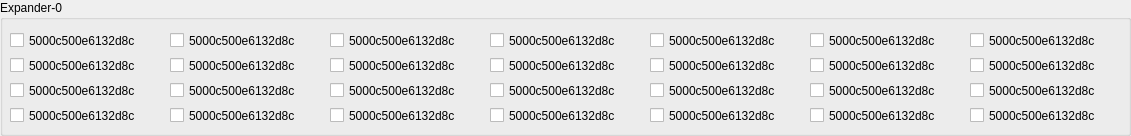
  <widget class="QGroupBox" name="groupBox_0">
   <property name="geometry">
    <rect>
     <x>9</x>
     <y>150</y>
     <width>1131</width>
     <height>136</height>
    </rect>
   </property>
   <property name="minimumSize">
    <size>
     <width>1131</width>
     <height>136</height>
    </size>
   </property>
   <property name="title">
    <string>Expander-0</string>
   </property>
   <widget class="QCheckBox" name="checkBox_1">
    <property name="geometry">
     <rect>
      <x>10</x>
      <y>30</y>
      <width>161</width>
      <height>21</height>
     </rect>
    </property>
    <property name="text">
     <string>5000c500e6132d8c</string>
    </property>
   </widget>
   <widget class="QCheckBox" name="checkBox_2">
    <property name="geometry">
     <rect>
      <x>170</x>
      <y>30</y>
      <width>161</width>
      <height>21</height>
     </rect>
    </property>
    <property name="text">
     <string>5000c500e6132d8c</string>
    </property>
   </widget>
   <widget class="QCheckBox" name="checkBox_3">
    <property name="geometry">
     <rect>
      <x>330</x>
      <y>30</y>
      <width>161</width>
      <height>21</height>
     </rect>
    </property>
    <property name="text">
     <string>5000c500e6132d8c</string>
    </property>
   </widget>
   <widget class="QCheckBox" name="checkBox_4">
    <property name="geometry">
     <rect>
      <x>490</x>
      <y>30</y>
      <width>161</width>
      <height>21</height>
     </rect>
    </property>
    <property name="text">
     <string>5000c500e6132d8c</string>
    </property>
   </widget>
   <widget class="QCheckBox" name="checkBox_5">
    <property name="geometry">
     <rect>
      <x>650</x>
      <y>30</y>
      <width>161</width>
      <height>21</height>
     </rect>
    </property>
    <property name="text">
     <string>5000c500e6132d8c</string>
    </property>
   </widget>
   <widget class="QCheckBox" name="checkBox_6">
    <property name="geometry">
     <rect>
      <x>810</x>
      <y>30</y>
      <width>161</width>
      <height>21</height>
     </rect>
    </property>
    <property name="text">
     <string>5000c500e6132d8c</string>
    </property>
   </widget>
   <widget class="QCheckBox" name="checkBox_7">
    <property name="geometry">
     <rect>
      <x>970</x>
      <y>30</y>
      <width>161</width>
      <height>21</height>
     </rect>
    </property>
    <property name="text">
     <string>5000c500e6132d8c</string>
    </property>
   </widget>
   <widget class="QCheckBox" name="checkBox_8">
    <property name="geometry">
     <rect>
      <x>10</x>
      <y>55</y>
      <width>161</width>
      <height>21</height>
     </rect>
    </property>
    <property name="text">
     <string>5000c500e6132d8c</string>
    </property>
   </widget>
   <widget class="QCheckBox" name="checkBox_9">
    <property name="geometry">
     <rect>
      <x>170</x>
      <y>55</y>
      <width>161</width>
      <height>21</height>
     </rect>
    </property>
    <property name="text">
     <string>5000c500e6132d8c</string>
    </property>
   </widget>
   <widget class="QCheckBox" name="checkBox_10">
    <property name="geometry">
     <rect>
      <x>330</x>
      <y>55</y>
      <width>161</width>
      <height>21</height>
     </rect>
    </property>
    <property name="text">
     <string>5000c500e6132d8c</string>
    </property>
   </widget>
   <widget class="QCheckBox" name="checkBox_11">
    <property name="geometry">
     <rect>
      <x>490</x>
      <y>55</y>
      <width>161</width>
      <height>21</height>
     </rect>
    </property>
    <property name="text">
     <string>5000c500e6132d8c</string>
    </property>
   </widget>
   <widget class="QCheckBox" name="checkBox_12">
    <property name="geometry">
     <rect>
      <x>650</x>
      <y>55</y>
      <width>161</width>
      <height>21</height>
     </rect>
    </property>
    <property name="text">
     <string>5000c500e6132d8c</string>
    </property>
   </widget>
   <widget class="QCheckBox" name="checkBox_13">
    <property name="geometry">
     <rect>
      <x>810</x>
      <y>55</y>
      <width>161</width>
      <height>21</height>
     </rect>
    </property>
    <property name="text">
     <string>5000c500e6132d8c</string>
    </property>
   </widget>
   <widget class="QCheckBox" name="checkBox_14">
    <property name="geometry">
     <rect>
      <x>970</x>
      <y>55</y>
      <width>161</width>
      <height>21</height>
     </rect>
    </property>
    <property name="text">
     <string>5000c500e6132d8c</string>
    </property>
   </widget>
   <widget class="QCheckBox" name="checkBox_15">
    <property name="geometry">
     <rect>
      <x>10</x>
      <y>80</y>
      <width>161</width>
      <height>21</height>
     </rect>
    </property>
    <property name="text">
     <string>5000c500e6132d8c</string>
    </property>
   </widget>
   <widget class="QCheckBox" name="checkBox_16">
    <property name="geometry">
     <rect>
      <x>170</x>
      <y>80</y>
      <width>161</width>
      <height>21</height>
     </rect>
    </property>
    <property name="text">
     <string>5000c500e6132d8c</string>
    </property>
   </widget>
   <widget class="QCheckBox" name="checkBox_17">
    <property name="geometry">
     <rect>
      <x>330</x>
      <y>80</y>
      <width>161</width>
      <height>21</height>
     </rect>
    </property>
    <property name="text">
     <string>5000c500e6132d8c</string>
    </property>
   </widget>
   <widget class="QCheckBox" name="checkBox_18">
    <property name="geometry">
     <rect>
      <x>490</x>
      <y>80</y>
      <width>161</width>
      <height>21</height>
     </rect>
    </property>
    <property name="text">
     <string>5000c500e6132d8c</string>
    </property>
   </widget>
   <widget class="QCheckBox" name="checkBox_19">
    <property name="geometry">
     <rect>
      <x>650</x>
      <y>80</y>
      <width>161</width>
      <height>21</height>
     </rect>
    </property>
    <property name="text">
     <string>5000c500e6132d8c</string>
    </property>
   </widget>
   <widget class="QCheckBox" name="checkBox_20">
    <property name="geometry">
     <rect>
      <x>810</x>
      <y>80</y>
      <width>161</width>
      <height>21</height>
     </rect>
    </property>
    <property name="text">
     <string>5000c500e6132d8c</string>
    </property>
   </widget>
   <widget class="QCheckBox" name="checkBox_21">
    <property name="geometry">
     <rect>
      <x>970</x>
      <y>80</y>
      <width>161</width>
      <height>21</height>
     </rect>
    </property>
    <property name="text">
     <string>5000c500e6132d8c</string>
    </property>
   </widget>
   <widget class="QCheckBox" name="checkBox_22">
    <property name="geometry">
     <rect>
      <x>10</x>
      <y>105</y>
      <width>161</width>
      <height>21</height>
     </rect>
    </property>
    <property name="text">
     <string>5000c500e6132d8c</string>
    </property>
   </widget>
   <widget class="QCheckBox" name="checkBox_23">
    <property name="geometry">
     <rect>
      <x>170</x>
      <y>105</y>
      <width>161</width>
      <height>21</height>
     </rect>
    </property>
    <property name="text">
     <string>5000c500e6132d8c</string>
    </property>
   </widget>
   <widget class="QCheckBox" name="checkBox_24">
    <property name="geometry">
     <rect>
      <x>330</x>
      <y>105</y>
      <width>161</width>
      <height>21</height>
     </rect>
    </property>
    <property name="text">
     <string>5000c500e6132d8c</string>
    </property>
   </widget>
   <widget class="QCheckBox" name="checkBox_25">
    <property name="geometry">
     <rect>
      <x>490</x>
      <y>105</y>
      <width>161</width>
      <height>21</height>
     </rect>
    </property>
    <property name="text">
     <string>5000c500e6132d8c</string>
    </property>
   </widget>
   <widget class="QCheckBox" name="checkBox_26">
    <property name="geometry">
     <rect>
      <x>650</x>
      <y>105</y>
      <width>161</width>
      <height>21</height>
     </rect>
    </property>
    <property name="text">
     <string>5000c500e6132d8c</string>
    </property>
   </widget>
   <widget class="QCheckBox" name="checkBox_27">
    <property name="geometry">
     <rect>
      <x>810</x>
      <y>105</y>
      <width>161</width>
      <height>21</height>
     </rect>
    </property>
    <property name="text">
     <string>5000c500e6132d8c</string>
    </property>
   </widget>
   <widget class="QCheckBox" name="checkBox_28">
    <property name="geometry">
     <rect>
      <x>970</x>
      <y>105</y>
      <width>161</width>
      <height>21</height>
     </rect>
    </property>
    <property name="text">
     <string>5000c500e6132d8c</string>
    </property>
   </widget>
  </widget>
